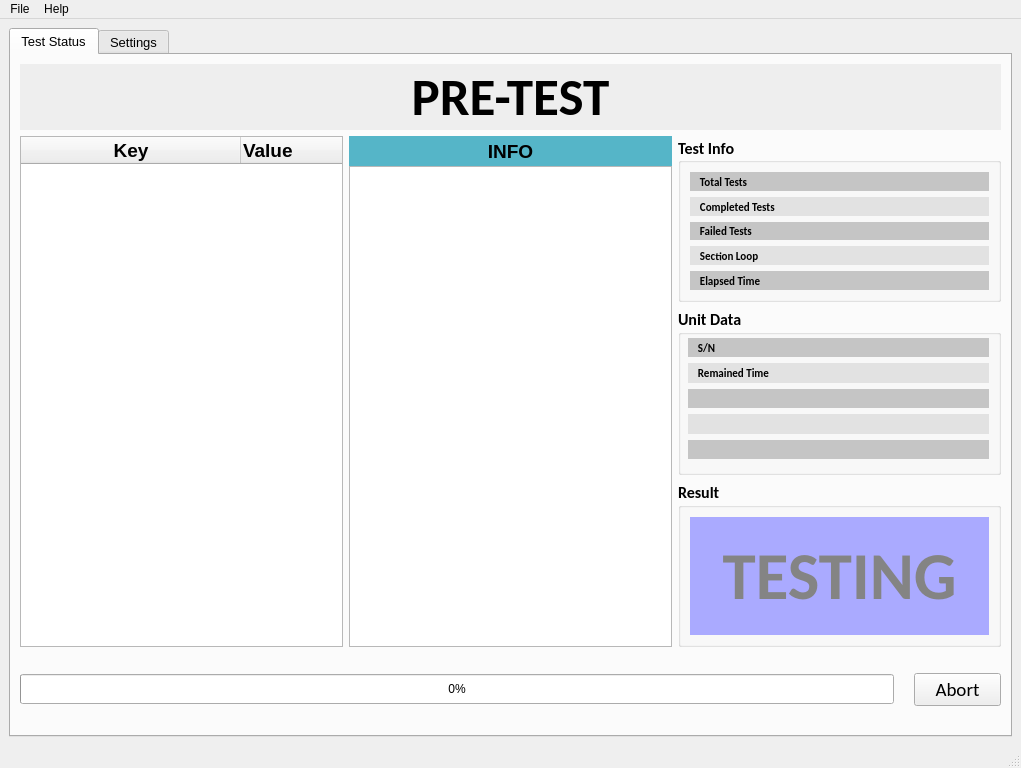
<?xml version="1.0" encoding="UTF-8"?>
<ui version="4.0">
 <class>MainWindow</class>
 <widget class="QMainWindow" name="MainWindow">
  <property name="geometry">
   <rect>
    <x>0</x>
    <y>0</y>
    <width>1021</width>
    <height>768</height>
   </rect>
  </property>
  <property name="windowTitle">
   <string>FDS Runner</string>
  </property>
  <widget class="QWidget" name="centralwidget">
   <layout class="QGridLayout" name="gridLayout">
    <item row="0" column="0">
     <widget class="QTabWidget" name="tabWidget">
      <property name="font">
       <font>
        <pointsize>10</pointsize>
       </font>
      </property>
      <property name="currentIndex">
       <number>0</number>
      </property>
      <widget class="QWidget" name="tab">
       <attribute name="title">
        <string>Test Status</string>
       </attribute>
       <layout class="QGridLayout" name="gridLayout_2">
        <item row="0" column="0">
         <layout class="QHBoxLayout" name="horizontalLayout" stretch="0">
          <property name="spacing">
           <number>1</number>
          </property>
          <property name="sizeConstraint">
           <enum>QLayout::SetDefaultConstraint</enum>
          </property>
          <item>
           <widget class="QLabel" name="label">
            <property name="minimumSize">
             <size>
              <width>0</width>
              <height>0</height>
             </size>
            </property>
            <property name="sizeIncrement">
             <size>
              <width>0</width>
              <height>0</height>
             </size>
            </property>
            <property name="baseSize">
             <size>
              <width>0</width>
              <height>0</height>
             </size>
            </property>
            <property name="font">
             <font>
              <family>Calibri</family>
              <pointsize>40</pointsize>
              <weight>75</weight>
              <italic>false</italic>
              <bold>true</bold>
              <strikeout>false</strikeout>
             </font>
            </property>
            <property name="styleSheet">
             <string notr="true">background-color: rgb(238, 238, 238);</string>
            </property>
            <property name="text">
             <string>PRE-TEST</string>
            </property>
            <property name="alignment">
             <set>Qt::AlignCenter</set>
            </property>
           </widget>
          </item>
         </layout>
        </item>
        <item row="1" column="0">
         <layout class="QHBoxLayout" name="horizontalLayout_4" stretch="1,1,1">
          <property name="topMargin">
           <number>0</number>
          </property>
          <item>
           <widget class="QTreeWidget" name="treeWidget">
            <attribute name="headerCascadingSectionResizes">
             <bool>true</bool>
            </attribute>
            <attribute name="headerMinimumSectionSize">
             <number>0</number>
            </attribute>
            <attribute name="headerDefaultSectionSize">
             <number>220</number>
            </attribute>
            <attribute name="headerHighlightSections">
             <bool>false</bool>
            </attribute>
            <column>
             <property name="text">
              <string>Key</string>
             </property>
             <property name="font">
              <font>
               <pointsize>14</pointsize>
               <weight>75</weight>
               <bold>true</bold>
              </font>
             </property>
             <property name="textAlignment">
              <set>AlignCenter</set>
             </property>
             <property name="background">
              <color>
               <red>85</red>
               <green>181</green>
               <blue>200</blue>
              </color>
             </property>
             <property name="foreground">
              <brush brushstyle="SolidPattern">
               <color alpha="255">
                <red>0</red>
                <green>0</green>
                <blue>0</blue>
               </color>
              </brush>
             </property>
            </column>
            <column>
             <property name="text">
              <string>Value</string>
             </property>
             <property name="font">
              <font>
               <pointsize>14</pointsize>
               <weight>75</weight>
               <bold>true</bold>
              </font>
             </property>
             <property name="textAlignment">
              <set>AlignLeading|AlignVCenter</set>
             </property>
             <property name="background">
              <color>
               <red>85</red>
               <green>181</green>
               <blue>200</blue>
              </color>
             </property>
             <property name="foreground">
              <brush brushstyle="SolidPattern">
               <color alpha="255">
                <red>0</red>
                <green>0</green>
                <blue>0</blue>
               </color>
              </brush>
             </property>
            </column>
           </widget>
          </item>
          <item>
           <layout class="QVBoxLayout" name="verticalLayout_2">
            <property name="spacing">
             <number>0</number>
            </property>
            <item>
             <widget class="QLabel" name="label_3">
              <property name="minimumSize">
               <size>
                <width>0</width>
                <height>30</height>
               </size>
              </property>
              <property name="font">
               <font>
                <pointsize>14</pointsize>
                <weight>75</weight>
                <bold>true</bold>
               </font>
              </property>
              <property name="styleSheet">
               <string notr="true">background-color: rgb(85, 181, 200);</string>
              </property>
              <property name="text">
               <string>INFO</string>
              </property>
              <property name="alignment">
               <set>Qt::AlignCenter</set>
              </property>
             </widget>
            </item>
            <item>
             <widget class="QTextEdit" name="textEdit">
              <property name="font">
               <font>
                <pointsize>10</pointsize>
               </font>
              </property>
              <property name="styleSheet">
               <string notr="true"/>
              </property>
             </widget>
            </item>
           </layout>
          </item>
          <item>
           <layout class="QVBoxLayout" name="verticalLayout_6">
            <item>
             <widget class="QGroupBox" name="groupBox_3">
              <property name="font">
               <font>
                <family>Calibri</family>
                <pointsize>12</pointsize>
                <weight>75</weight>
                <bold>true</bold>
               </font>
              </property>
              <property name="title">
               <string>Test Info</string>
              </property>
              <property name="alignment">
               <set>Qt::AlignLeading|Qt::AlignLeft|Qt::AlignVCenter</set>
              </property>
              <layout class="QVBoxLayout" name="verticalLayout_5">
               <item>
                <layout class="QVBoxLayout" name="verticalLayout_3" stretch="0,0,0,0,0">
                 <item>
                  <widget class="QLabel" name="Lab_TotalTests">
                   <property name="font">
                    <font>
                     <pointsize>8</pointsize>
                    </font>
                   </property>
                   <property name="styleSheet">
                    <string notr="true">background-color: rgb(197, 197, 197);</string>
                   </property>
                   <property name="text">
                    <string>    Total Tests</string>
                   </property>
                  </widget>
                 </item>
                 <item>
                  <widget class="QLabel" name="Lab_CompletedTests">
                   <property name="font">
                    <font>
                     <pointsize>8</pointsize>
                    </font>
                   </property>
                   <property name="styleSheet">
                    <string notr="true">background-color: rgb(226, 226, 226);</string>
                   </property>
                   <property name="text">
                    <string>    Completed Tests</string>
                   </property>
                  </widget>
                 </item>
                 <item>
                  <widget class="QLabel" name="Lab_FailedTests">
                   <property name="font">
                    <font>
                     <pointsize>8</pointsize>
                    </font>
                   </property>
                   <property name="styleSheet">
                    <string notr="true">background-color: rgb(197, 197, 197);</string>
                   </property>
                   <property name="text">
                    <string>    Failed Tests</string>
                   </property>
                  </widget>
                 </item>
                 <item>
                  <widget class="QLabel" name="Lab_SectionLoop">
                   <property name="font">
                    <font>
                     <pointsize>8</pointsize>
                    </font>
                   </property>
                   <property name="styleSheet">
                    <string notr="true">background-color: rgb(226, 226, 226);</string>
                   </property>
                   <property name="text">
                    <string>    Section Loop</string>
                   </property>
                  </widget>
                 </item>
                 <item>
                  <widget class="QLabel" name="Lab_ElapsedTime">
                   <property name="font">
                    <font>
                     <pointsize>8</pointsize>
                    </font>
                   </property>
                   <property name="styleSheet">
                    <string notr="true">background-color: rgb(197, 197, 197);</string>
                   </property>
                   <property name="text">
                    <string>    Elapsed Time</string>
                   </property>
                  </widget>
                 </item>
                </layout>
               </item>
              </layout>
             </widget>
            </item>
            <item>
             <widget class="QGroupBox" name="groupBox_2">
              <property name="font">
               <font>
                <family>Calibri</family>
                <pointsize>12</pointsize>
                <weight>75</weight>
                <bold>true</bold>
               </font>
              </property>
              <property name="title">
               <string>Unit Data</string>
              </property>
              <widget class="QWidget" name="layoutWidget">
               <property name="geometry">
                <rect>
                 <x>10</x>
                 <y>30</y>
                 <width>301</width>
                 <height>121</height>
                </rect>
               </property>
               <layout class="QVBoxLayout" name="verticalLayout_4" stretch="0,0,0,0,0">
                <item>
                 <widget class="QLabel" name="Lab_SN">
                  <property name="font">
                   <font>
                    <pointsize>8</pointsize>
                   </font>
                  </property>
                  <property name="styleSheet">
                   <string notr="true">background-color: rgb(197, 197, 197);</string>
                  </property>
                  <property name="text">
                   <string>    S/N</string>
                  </property>
                 </widget>
                </item>
                <item>
                 <widget class="QLabel" name="Lab_RemainedTime">
                  <property name="font">
                   <font>
                    <pointsize>8</pointsize>
                   </font>
                  </property>
                  <property name="styleSheet">
                   <string notr="true">background-color: rgb(226, 226, 226);</string>
                  </property>
                  <property name="text">
                   <string>    Remained Time</string>
                  </property>
                 </widget>
                </item>
                <item>
                 <widget class="QLabel" name="Lab_FailedTests_2">
                  <property name="font">
                   <font>
                    <pointsize>8</pointsize>
                   </font>
                  </property>
                  <property name="styleSheet">
                   <string notr="true">background-color: rgb(197, 197, 197);</string>
                  </property>
                  <property name="text">
                   <string/>
                  </property>
                 </widget>
                </item>
                <item>
                 <widget class="QLabel" name="Lab_SectionLoop_2">
                  <property name="font">
                   <font>
                    <pointsize>8</pointsize>
                   </font>
                  </property>
                  <property name="styleSheet">
                   <string notr="true">background-color: rgb(226, 226, 226);</string>
                  </property>
                  <property name="text">
                   <string/>
                  </property>
                 </widget>
                </item>
                <item>
                 <widget class="QLabel" name="Lab_ElapsedTime_2">
                  <property name="font">
                   <font>
                    <pointsize>8</pointsize>
                   </font>
                  </property>
                  <property name="styleSheet">
                   <string notr="true">background-color: rgb(197, 197, 197);</string>
                  </property>
                  <property name="text">
                   <string/>
                  </property>
                 </widget>
                </item>
               </layout>
              </widget>
             </widget>
            </item>
            <item>
             <widget class="QGroupBox" name="groupBox">
              <property name="font">
               <font>
                <family>Calibri</family>
                <pointsize>12</pointsize>
                <weight>75</weight>
                <bold>true</bold>
               </font>
              </property>
              <property name="title">
               <string>Result</string>
              </property>
              <layout class="QVBoxLayout" name="verticalLayout_7">
               <item>
                <layout class="QVBoxLayout" name="verticalLayout">
                 <item>
                  <widget class="QLabel" name="Lab_Result">
                   <property name="font">
                    <font>
                     <pointsize>50</pointsize>
                    </font>
                   </property>
                   <property name="layoutDirection">
                    <enum>Qt::LeftToRight</enum>
                   </property>
                   <property name="styleSheet">
                    <string notr="true">color: rgb(132, 132, 132);
background-color: rgb(170, 170, 255);</string>
                   </property>
                   <property name="text">
                    <string>TESTING</string>
                   </property>
                   <property name="alignment">
                    <set>Qt::AlignCenter</set>
                   </property>
                  </widget>
                 </item>
                </layout>
               </item>
              </layout>
             </widget>
            </item>
           </layout>
          </item>
         </layout>
        </item>
        <item row="2" column="0">
         <layout class="QHBoxLayout" name="horizontalLayout_2" stretch="20,0,0">
          <property name="spacing">
           <number>6</number>
          </property>
          <property name="topMargin">
           <number>20</number>
          </property>
          <property name="bottomMargin">
           <number>20</number>
          </property>
          <item>
           <widget class="QProgressBar" name="progressBar">
            <property name="styleSheet">
             <string notr="true">QProgressBar{text-align:center;height:30;}</string>
            </property>
            <property name="value">
             <number>0</number>
            </property>
           </widget>
          </item>
          <item>
           <widget class="QLabel" name="label_2">
            <property name="text">
             <string/>
            </property>
           </widget>
          </item>
          <item>
           <widget class="QPushButton" name="btnAbort">
            <property name="minimumSize">
             <size>
              <width>0</width>
              <height>30</height>
             </size>
            </property>
            <property name="font">
             <font>
              <family>Calibri</family>
              <pointsize>14</pointsize>
              <kerning>true</kerning>
             </font>
            </property>
            <property name="text">
             <string>    Abort    </string>
            </property>
           </widget>
          </item>
         </layout>
        </item>
       </layout>
      </widget>
      <widget class="QWidget" name="tab_2">
       <attribute name="title">
        <string>Settings</string>
       </attribute>
      </widget>
     </widget>
    </item>
   </layout>
  </widget>
  <widget class="QMenuBar" name="menubar">
   <property name="geometry">
    <rect>
     <x>0</x>
     <y>0</y>
     <width>1021</width>
     <height>21</height>
    </rect>
   </property>
   <widget class="QMenu" name="menuFile">
    <property name="title">
     <string>File</string>
    </property>
    <addaction name="actionchild1"/>
    <addaction name="actionchild2"/>
    <addaction name="actionchild3"/>
    <addaction name="separator"/>
    <addaction name="actionexit"/>
   </widget>
   <widget class="QMenu" name="menuABOUT">
    <property name="title">
     <string>Help</string>
    </property>
    <addaction name="actionhelp"/>
   </widget>
   <addaction name="menuFile"/>
   <addaction name="menuABOUT"/>
  </widget>
  <widget class="QStatusBar" name="statusbar"/>
  <action name="actionchild1">
   <property name="text">
    <string>child1</string>
   </property>
  </action>
  <action name="actionchild2">
   <property name="text">
    <string>child2</string>
   </property>
  </action>
  <action name="actionchild3">
   <property name="text">
    <string>child3</string>
   </property>
  </action>
  <action name="actionexit">
   <property name="text">
    <string>exit</string>
   </property>
  </action>
  <action name="actionhelp">
   <property name="text">
    <string>About</string>
   </property>
  </action>
 </widget>
 <resources/>
 <connections/>
</ui>
